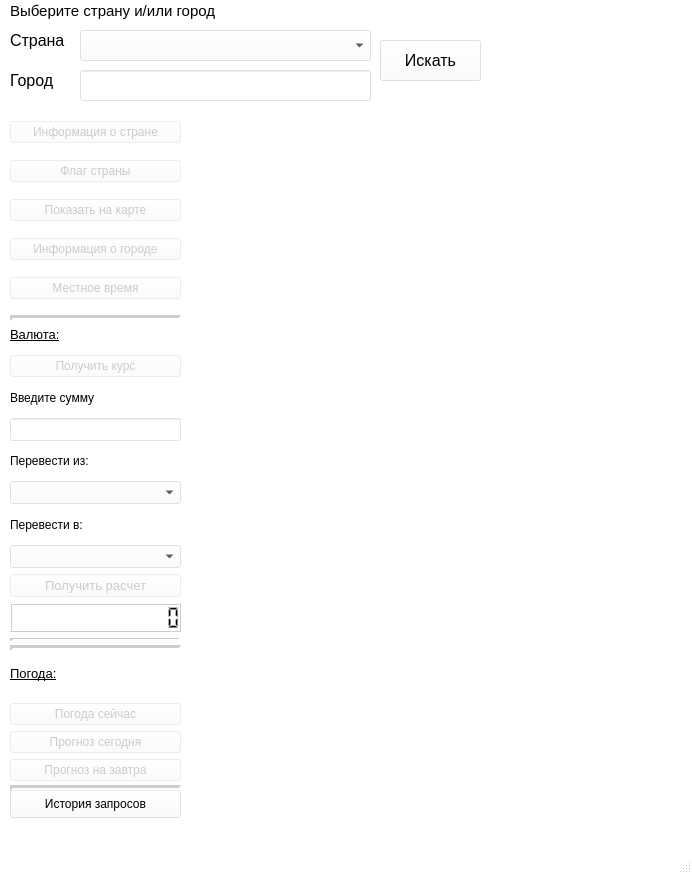
<?xml version="1.0" encoding="UTF-8"?>
<ui version="4.0">
 <class>MainWindow</class>
 <widget class="QMainWindow" name="MainWindow">
  <property name="geometry">
   <rect>
    <x>0</x>
    <y>0</y>
    <width>692</width>
    <height>874</height>
   </rect>
  </property>
  <property name="sizePolicy">
   <sizepolicy hsizetype="Fixed" vsizetype="Fixed">
    <horstretch>0</horstretch>
    <verstretch>0</verstretch>
   </sizepolicy>
  </property>
  <property name="minimumSize">
   <size>
    <width>692</width>
    <height>874</height>
   </size>
  </property>
  <property name="maximumSize">
   <size>
    <width>692</width>
    <height>874</height>
   </size>
  </property>
  <property name="palette">
   <palette>
    <active>
     <colorrole role="WindowText">
      <brush brushstyle="SolidPattern">
       <color alpha="255">
        <red>0</red>
        <green>0</green>
        <blue>0</blue>
       </color>
      </brush>
     </colorrole>
     <colorrole role="Button">
      <brush brushstyle="SolidPattern">
       <color alpha="100">
        <red>255</red>
        <green>255</green>
        <blue>255</blue>
       </color>
      </brush>
     </colorrole>
     <colorrole role="Light">
      <brush brushstyle="SolidPattern">
       <color alpha="100">
        <red>255</red>
        <green>255</green>
        <blue>255</blue>
       </color>
      </brush>
     </colorrole>
     <colorrole role="Midlight">
      <brush brushstyle="SolidPattern">
       <color alpha="100">
        <red>255</red>
        <green>255</green>
        <blue>255</blue>
       </color>
      </brush>
     </colorrole>
     <colorrole role="Dark">
      <brush brushstyle="SolidPattern">
       <color alpha="100">
        <red>127</red>
        <green>127</green>
        <blue>127</blue>
       </color>
      </brush>
     </colorrole>
     <colorrole role="Mid">
      <brush brushstyle="SolidPattern">
       <color alpha="100">
        <red>170</red>
        <green>170</green>
        <blue>170</blue>
       </color>
      </brush>
     </colorrole>
     <colorrole role="Text">
      <brush brushstyle="SolidPattern">
       <color alpha="255">
        <red>0</red>
        <green>0</green>
        <blue>0</blue>
       </color>
      </brush>
     </colorrole>
     <colorrole role="BrightText">
      <brush brushstyle="SolidPattern">
       <color alpha="255">
        <red>255</red>
        <green>255</green>
        <blue>255</blue>
       </color>
      </brush>
     </colorrole>
     <colorrole role="ButtonText">
      <brush brushstyle="SolidPattern">
       <color alpha="255">
        <red>0</red>
        <green>0</green>
        <blue>0</blue>
       </color>
      </brush>
     </colorrole>
     <colorrole role="Base">
      <brush brushstyle="SolidPattern">
       <color alpha="255">
        <red>255</red>
        <green>255</green>
        <blue>255</blue>
       </color>
      </brush>
     </colorrole>
     <colorrole role="Window">
      <brush brushstyle="SolidPattern">
       <color alpha="100">
        <red>255</red>
        <green>255</green>
        <blue>255</blue>
       </color>
      </brush>
     </colorrole>
     <colorrole role="Shadow">
      <brush brushstyle="SolidPattern">
       <color alpha="255">
        <red>0</red>
        <green>0</green>
        <blue>0</blue>
       </color>
      </brush>
     </colorrole>
     <colorrole role="AlternateBase">
      <brush brushstyle="SolidPattern">
       <color alpha="177">
        <red>255</red>
        <green>255</green>
        <blue>255</blue>
       </color>
      </brush>
     </colorrole>
     <colorrole role="ToolTipBase">
      <brush brushstyle="SolidPattern">
       <color alpha="255">
        <red>255</red>
        <green>255</green>
        <blue>220</blue>
       </color>
      </brush>
     </colorrole>
     <colorrole role="ToolTipText">
      <brush brushstyle="SolidPattern">
       <color alpha="255">
        <red>0</red>
        <green>0</green>
        <blue>0</blue>
       </color>
      </brush>
     </colorrole>
    </active>
    <inactive>
     <colorrole role="WindowText">
      <brush brushstyle="SolidPattern">
       <color alpha="255">
        <red>0</red>
        <green>0</green>
        <blue>0</blue>
       </color>
      </brush>
     </colorrole>
     <colorrole role="Button">
      <brush brushstyle="SolidPattern">
       <color alpha="100">
        <red>255</red>
        <green>255</green>
        <blue>255</blue>
       </color>
      </brush>
     </colorrole>
     <colorrole role="Light">
      <brush brushstyle="SolidPattern">
       <color alpha="100">
        <red>255</red>
        <green>255</green>
        <blue>255</blue>
       </color>
      </brush>
     </colorrole>
     <colorrole role="Midlight">
      <brush brushstyle="SolidPattern">
       <color alpha="100">
        <red>255</red>
        <green>255</green>
        <blue>255</blue>
       </color>
      </brush>
     </colorrole>
     <colorrole role="Dark">
      <brush brushstyle="SolidPattern">
       <color alpha="100">
        <red>127</red>
        <green>127</green>
        <blue>127</blue>
       </color>
      </brush>
     </colorrole>
     <colorrole role="Mid">
      <brush brushstyle="SolidPattern">
       <color alpha="100">
        <red>170</red>
        <green>170</green>
        <blue>170</blue>
       </color>
      </brush>
     </colorrole>
     <colorrole role="Text">
      <brush brushstyle="SolidPattern">
       <color alpha="255">
        <red>0</red>
        <green>0</green>
        <blue>0</blue>
       </color>
      </brush>
     </colorrole>
     <colorrole role="BrightText">
      <brush brushstyle="SolidPattern">
       <color alpha="255">
        <red>255</red>
        <green>255</green>
        <blue>255</blue>
       </color>
      </brush>
     </colorrole>
     <colorrole role="ButtonText">
      <brush brushstyle="SolidPattern">
       <color alpha="255">
        <red>0</red>
        <green>0</green>
        <blue>0</blue>
       </color>
      </brush>
     </colorrole>
     <colorrole role="Base">
      <brush brushstyle="SolidPattern">
       <color alpha="255">
        <red>255</red>
        <green>255</green>
        <blue>255</blue>
       </color>
      </brush>
     </colorrole>
     <colorrole role="Window">
      <brush brushstyle="SolidPattern">
       <color alpha="100">
        <red>255</red>
        <green>255</green>
        <blue>255</blue>
       </color>
      </brush>
     </colorrole>
     <colorrole role="Shadow">
      <brush brushstyle="SolidPattern">
       <color alpha="255">
        <red>0</red>
        <green>0</green>
        <blue>0</blue>
       </color>
      </brush>
     </colorrole>
     <colorrole role="AlternateBase">
      <brush brushstyle="SolidPattern">
       <color alpha="177">
        <red>255</red>
        <green>255</green>
        <blue>255</blue>
       </color>
      </brush>
     </colorrole>
     <colorrole role="ToolTipBase">
      <brush brushstyle="SolidPattern">
       <color alpha="255">
        <red>255</red>
        <green>255</green>
        <blue>220</blue>
       </color>
      </brush>
     </colorrole>
     <colorrole role="ToolTipText">
      <brush brushstyle="SolidPattern">
       <color alpha="255">
        <red>0</red>
        <green>0</green>
        <blue>0</blue>
       </color>
      </brush>
     </colorrole>
    </inactive>
    <disabled>
     <colorrole role="WindowText">
      <brush brushstyle="SolidPattern">
       <color alpha="100">
        <red>127</red>
        <green>127</green>
        <blue>127</blue>
       </color>
      </brush>
     </colorrole>
     <colorrole role="Button">
      <brush brushstyle="SolidPattern">
       <color alpha="100">
        <red>255</red>
        <green>255</green>
        <blue>255</blue>
       </color>
      </brush>
     </colorrole>
     <colorrole role="Light">
      <brush brushstyle="SolidPattern">
       <color alpha="100">
        <red>255</red>
        <green>255</green>
        <blue>255</blue>
       </color>
      </brush>
     </colorrole>
     <colorrole role="Midlight">
      <brush brushstyle="SolidPattern">
       <color alpha="100">
        <red>255</red>
        <green>255</green>
        <blue>255</blue>
       </color>
      </brush>
     </colorrole>
     <colorrole role="Dark">
      <brush brushstyle="SolidPattern">
       <color alpha="100">
        <red>127</red>
        <green>127</green>
        <blue>127</blue>
       </color>
      </brush>
     </colorrole>
     <colorrole role="Mid">
      <brush brushstyle="SolidPattern">
       <color alpha="100">
        <red>170</red>
        <green>170</green>
        <blue>170</blue>
       </color>
      </brush>
     </colorrole>
     <colorrole role="Text">
      <brush brushstyle="SolidPattern">
       <color alpha="100">
        <red>127</red>
        <green>127</green>
        <blue>127</blue>
       </color>
      </brush>
     </colorrole>
     <colorrole role="BrightText">
      <brush brushstyle="SolidPattern">
       <color alpha="255">
        <red>255</red>
        <green>255</green>
        <blue>255</blue>
       </color>
      </brush>
     </colorrole>
     <colorrole role="ButtonText">
      <brush brushstyle="SolidPattern">
       <color alpha="100">
        <red>127</red>
        <green>127</green>
        <blue>127</blue>
       </color>
      </brush>
     </colorrole>
     <colorrole role="Base">
      <brush brushstyle="SolidPattern">
       <color alpha="100">
        <red>255</red>
        <green>255</green>
        <blue>255</blue>
       </color>
      </brush>
     </colorrole>
     <colorrole role="Window">
      <brush brushstyle="SolidPattern">
       <color alpha="100">
        <red>255</red>
        <green>255</green>
        <blue>255</blue>
       </color>
      </brush>
     </colorrole>
     <colorrole role="Shadow">
      <brush brushstyle="SolidPattern">
       <color alpha="255">
        <red>0</red>
        <green>0</green>
        <blue>0</blue>
       </color>
      </brush>
     </colorrole>
     <colorrole role="AlternateBase">
      <brush brushstyle="SolidPattern">
       <color alpha="100">
        <red>255</red>
        <green>255</green>
        <blue>255</blue>
       </color>
      </brush>
     </colorrole>
     <colorrole role="ToolTipBase">
      <brush brushstyle="SolidPattern">
       <color alpha="255">
        <red>255</red>
        <green>255</green>
        <blue>220</blue>
       </color>
      </brush>
     </colorrole>
     <colorrole role="ToolTipText">
      <brush brushstyle="SolidPattern">
       <color alpha="255">
        <red>0</red>
        <green>0</green>
        <blue>0</blue>
       </color>
      </brush>
     </colorrole>
    </disabled>
   </palette>
  </property>
  <property name="windowTitle">
   <string>MainWindow</string>
  </property>
  <property name="autoFillBackground">
   <bool>false</bool>
  </property>
  <property name="animated">
   <bool>false</bool>
  </property>
  <property name="documentMode">
   <bool>false</bool>
  </property>
  <property name="tabShape">
   <enum>QTabWidget::Rounded</enum>
  </property>
  <property name="dockOptions">
   <set>QMainWindow::AllowTabbedDocks</set>
  </property>
  <property name="unifiedTitleAndToolBarOnMac">
   <bool>false</bool>
  </property>
  <widget class="QWidget" name="centralwidget">
   <widget class="QLabel" name="label">
    <property name="geometry">
     <rect>
      <x>10</x>
      <y>0</y>
      <width>411</width>
      <height>21</height>
     </rect>
    </property>
    <property name="font">
     <font>
      <pointsize>11</pointsize>
     </font>
    </property>
    <property name="text">
     <string>Выберите страну и/или город</string>
    </property>
   </widget>
   <widget class="QComboBox" name="countreComboBox">
    <property name="enabled">
     <bool>true</bool>
    </property>
    <property name="geometry">
     <rect>
      <x>80</x>
      <y>30</y>
      <width>291</width>
      <height>31</height>
     </rect>
    </property>
    <property name="font">
     <font>
      <pointsize>10</pointsize>
     </font>
    </property>
   </widget>
   <widget class="QLineEdit" name="cityEntry">
    <property name="enabled">
     <bool>true</bool>
    </property>
    <property name="geometry">
     <rect>
      <x>80</x>
      <y>70</y>
      <width>291</width>
      <height>31</height>
     </rect>
    </property>
    <property name="font">
     <font>
      <pointsize>10</pointsize>
     </font>
    </property>
   </widget>
   <widget class="QPushButton" name="searchPushButton">
    <property name="enabled">
     <bool>true</bool>
    </property>
    <property name="geometry">
     <rect>
      <x>380</x>
      <y>40</y>
      <width>101</width>
      <height>41</height>
     </rect>
    </property>
    <property name="font">
     <font>
      <pointsize>12</pointsize>
     </font>
    </property>
    <property name="text">
     <string>Искать</string>
    </property>
   </widget>
   <widget class="QWidget" name="verticalLayoutWidget_2">
    <property name="geometry">
     <rect>
      <x>10</x>
      <y>110</y>
      <width>171</width>
      <height>201</height>
     </rect>
    </property>
    <layout class="QVBoxLayout" name="verticalLayout_2">
     <item>
      <widget class="QPushButton" name="countryInfo">
       <property name="enabled">
        <bool>false</bool>
       </property>
       <property name="font">
        <font>
         <pointsize>9</pointsize>
        </font>
       </property>
       <property name="text">
        <string>Информация о стране</string>
       </property>
       <attribute name="buttonGroup">
        <string notr="true">countryBGroup</string>
       </attribute>
      </widget>
     </item>
     <item>
      <widget class="QPushButton" name="flag">
       <property name="enabled">
        <bool>false</bool>
       </property>
       <property name="font">
        <font>
         <pointsize>9</pointsize>
        </font>
       </property>
       <property name="text">
        <string>Флаг страны</string>
       </property>
       <attribute name="buttonGroup">
        <string notr="true">countryBGroup</string>
       </attribute>
      </widget>
     </item>
     <item>
      <widget class="QPushButton" name="map">
       <property name="enabled">
        <bool>false</bool>
       </property>
       <property name="font">
        <font>
         <pointsize>9</pointsize>
        </font>
       </property>
       <property name="text">
        <string>Показать на карте</string>
       </property>
       <attribute name="buttonGroup">
        <string notr="true">countryBGroup</string>
       </attribute>
      </widget>
     </item>
     <item>
      <widget class="QPushButton" name="cityInfo">
       <property name="enabled">
        <bool>false</bool>
       </property>
       <property name="font">
        <font>
         <pointsize>9</pointsize>
        </font>
       </property>
       <property name="text">
        <string>Информация о городе</string>
       </property>
       <attribute name="buttonGroup">
        <string notr="true">cityBGroup</string>
       </attribute>
      </widget>
     </item>
     <item>
      <widget class="QPushButton" name="localTime">
       <property name="enabled">
        <bool>false</bool>
       </property>
       <property name="font">
        <font>
         <pointsize>9</pointsize>
        </font>
       </property>
       <property name="text">
        <string>Местное время</string>
       </property>
       <attribute name="buttonGroup">
        <string notr="true">cityBGroup</string>
       </attribute>
      </widget>
     </item>
    </layout>
   </widget>
   <widget class="QWidget" name="verticalLayoutWidget_3">
    <property name="geometry">
     <rect>
      <x>10</x>
      <y>650</y>
      <width>171</width>
      <height>131</height>
     </rect>
    </property>
    <layout class="QVBoxLayout" name="verticalLayout_3">
     <item>
      <widget class="QLabel" name="label_3">
       <property name="font">
        <font>
         <pointsize>10</pointsize>
         <underline>true</underline>
        </font>
       </property>
       <property name="text">
        <string>Погода:</string>
       </property>
      </widget>
     </item>
     <item>
      <widget class="QPushButton" name="weatherNow">
       <property name="enabled">
        <bool>false</bool>
       </property>
       <property name="font">
        <font>
         <pointsize>9</pointsize>
        </font>
       </property>
       <property name="text">
        <string>Погода сейчас</string>
       </property>
       <attribute name="buttonGroup">
        <string notr="true">cityBGroup</string>
       </attribute>
      </widget>
     </item>
     <item>
      <widget class="QPushButton" name="weatherToday">
       <property name="enabled">
        <bool>false</bool>
       </property>
       <property name="font">
        <font>
         <pointsize>9</pointsize>
        </font>
       </property>
       <property name="text">
        <string>Прогноз сегодня</string>
       </property>
       <attribute name="buttonGroup">
        <string notr="true">cityBGroup</string>
       </attribute>
      </widget>
     </item>
     <item>
      <widget class="QPushButton" name="weatherTomorrow">
       <property name="enabled">
        <bool>false</bool>
       </property>
       <property name="font">
        <font>
         <pointsize>9</pointsize>
        </font>
       </property>
       <property name="text">
        <string>Прогноз на завтра</string>
       </property>
       <attribute name="buttonGroup">
        <string notr="true">cityBGroup</string>
       </attribute>
      </widget>
     </item>
    </layout>
   </widget>
   <widget class="Line" name="line_2">
    <property name="geometry">
     <rect>
      <x>10</x>
      <y>640</y>
      <width>171</width>
      <height>16</height>
     </rect>
    </property>
    <property name="lineWidth">
     <number>3</number>
    </property>
    <property name="orientation">
     <enum>Qt::Horizontal</enum>
    </property>
   </widget>
   <widget class="QWidget" name="verticalLayoutWidget_5">
    <property name="geometry">
     <rect>
      <x>10</x>
      <y>320</y>
      <width>171</width>
      <height>321</height>
     </rect>
    </property>
    <layout class="QVBoxLayout" name="verticalLayout_5">
     <item>
      <widget class="QLabel" name="label_4">
       <property name="font">
        <font>
         <pointsize>10</pointsize>
         <underline>true</underline>
        </font>
       </property>
       <property name="text">
        <string>Валюта:</string>
       </property>
      </widget>
     </item>
     <item>
      <widget class="QPushButton" name="currency_rates">
       <property name="enabled">
        <bool>false</bool>
       </property>
       <property name="font">
        <font>
         <pointsize>9</pointsize>
        </font>
       </property>
       <property name="text">
        <string>Получить курс</string>
       </property>
       <attribute name="buttonGroup">
        <string notr="true">countryBGroup</string>
       </attribute>
      </widget>
     </item>
     <item>
      <widget class="QLabel" name="label_2">
       <property name="font">
        <font>
         <pointsize>9</pointsize>
        </font>
       </property>
       <property name="text">
        <string>Введите сумму</string>
       </property>
      </widget>
     </item>
     <item>
      <widget class="QLineEdit" name="amountEdit">
       <property name="enabled">
        <bool>true</bool>
       </property>
       <property name="font">
        <font>
         <pointsize>10</pointsize>
        </font>
       </property>
      </widget>
     </item>
     <item>
      <widget class="QLabel" name="label_5">
       <property name="font">
        <font>
         <pointsize>9</pointsize>
        </font>
       </property>
       <property name="text">
        <string>Перевести из:</string>
       </property>
      </widget>
     </item>
     <item>
      <widget class="QComboBox" name="baseCB">
       <property name="font">
        <font>
         <pointsize>10</pointsize>
        </font>
       </property>
      </widget>
     </item>
     <item>
      <widget class="QLabel" name="label_6">
       <property name="font">
        <font>
         <pointsize>9</pointsize>
        </font>
       </property>
       <property name="text">
        <string>Перевести в:</string>
       </property>
      </widget>
     </item>
     <item>
      <widget class="QComboBox" name="targetCB">
       <property name="font">
        <font>
         <pointsize>10</pointsize>
        </font>
       </property>
      </widget>
     </item>
     <item>
      <widget class="QPushButton" name="calculatePB">
       <property name="enabled">
        <bool>false</bool>
       </property>
       <property name="font">
        <font>
         <pointsize>10</pointsize>
        </font>
       </property>
       <property name="text">
        <string>Получить расчет</string>
       </property>
       <attribute name="buttonGroup">
        <string notr="true">countryBGroup</string>
       </attribute>
      </widget>
     </item>
     <item>
      <widget class="QLCDNumber" name="AmountLcd">
       <property name="sizePolicy">
        <sizepolicy hsizetype="Minimum" vsizetype="Preferred">
         <horstretch>0</horstretch>
         <verstretch>0</verstretch>
        </sizepolicy>
       </property>
       <property name="font">
        <font>
         <pointsize>10</pointsize>
        </font>
       </property>
       <property name="digitCount">
        <number>14</number>
       </property>
       <property name="value" stdset="0">
        <double>0.000000000000000</double>
       </property>
       <property name="intValue" stdset="0">
        <number>0</number>
       </property>
      </widget>
     </item>
     <item>
      <widget class="Line" name="line">
       <property name="lineWidth">
        <number>3</number>
       </property>
       <property name="orientation">
        <enum>Qt::Horizontal</enum>
       </property>
      </widget>
     </item>
    </layout>
   </widget>
   <widget class="QLabel" name="flag_label">
    <property name="geometry">
     <rect>
      <x>490</x>
      <y>20</y>
      <width>181</width>
      <height>121</height>
     </rect>
    </property>
    <property name="font">
     <font>
      <pointsize>10</pointsize>
     </font>
    </property>
    <property name="text">
     <string/>
    </property>
   </widget>
   <widget class="QLabel" name="clock_label">
    <property name="geometry">
     <rect>
      <x>290</x>
      <y>110</y>
      <width>181</width>
      <height>51</height>
     </rect>
    </property>
    <property name="font">
     <font>
      <family>Segoe UI Symbol</family>
      <pointsize>28</pointsize>
      <weight>50</weight>
      <bold>false</bold>
     </font>
    </property>
    <property name="text">
     <string/>
    </property>
   </widget>
   <widget class="QTableWidget" name="tableWidget">
    <property name="enabled">
     <bool>true</bool>
    </property>
    <property name="geometry">
     <rect>
      <x>190</x>
      <y>320</y>
      <width>491</width>
      <height>281</height>
     </rect>
    </property>
    <property name="styleSheet">
     <string notr="true">border-color: rgb(255, 255, 255);
background-color: rgba(255, 255, 255, 80)</string>
    </property>
    <property name="frameShape">
     <enum>QFrame::NoFrame</enum>
    </property>
   </widget>
   <widget class="QPushButton" name="history">
    <property name="enabled">
     <bool>true</bool>
    </property>
    <property name="geometry">
     <rect>
      <x>10</x>
      <y>790</y>
      <width>171</width>
      <height>28</height>
     </rect>
    </property>
    <property name="font">
     <font>
      <pointsize>9</pointsize>
     </font>
    </property>
    <property name="text">
     <string>История запросов</string>
    </property>
   </widget>
   <widget class="Line" name="line_4">
    <property name="geometry">
     <rect>
      <x>10</x>
      <y>780</y>
      <width>171</width>
      <height>16</height>
     </rect>
    </property>
    <property name="lineWidth">
     <number>3</number>
    </property>
    <property name="orientation">
     <enum>Qt::Horizontal</enum>
    </property>
   </widget>
   <widget class="QLabel" name="label_7">
    <property name="geometry">
     <rect>
      <x>10</x>
      <y>30</y>
      <width>81</width>
      <height>21</height>
     </rect>
    </property>
    <property name="font">
     <font>
      <pointsize>12</pointsize>
     </font>
    </property>
    <property name="text">
     <string>Страна</string>
    </property>
   </widget>
   <widget class="QLabel" name="label_8">
    <property name="geometry">
     <rect>
      <x>10</x>
      <y>70</y>
      <width>61</width>
      <height>21</height>
     </rect>
    </property>
    <property name="font">
     <font>
      <pointsize>12</pointsize>
     </font>
    </property>
    <property name="text">
     <string>Город</string>
    </property>
   </widget>
   <widget class="Line" name="line_3">
    <property name="geometry">
     <rect>
      <x>10</x>
      <y>310</y>
      <width>171</width>
      <height>16</height>
     </rect>
    </property>
    <property name="lineWidth">
     <number>3</number>
    </property>
    <property name="orientation">
     <enum>Qt::Horizontal</enum>
    </property>
   </widget>
   <widget class="QTextBrowser" name="textBrowser">
    <property name="geometry">
     <rect>
      <x>190</x>
      <y>160</y>
      <width>491</width>
      <height>151</height>
     </rect>
    </property>
    <property name="font">
     <font>
      <pointsize>10</pointsize>
     </font>
    </property>
    <property name="autoFillBackground">
     <bool>false</bool>
    </property>
    <property name="styleSheet">
     <string notr="true">background-color: rgba(255, 255, 255, 80)
</string>
    </property>
    <property name="frameShape">
     <enum>QFrame::NoFrame</enum>
    </property>
    <property name="html">
     <string notr="true">&lt;!DOCTYPE HTML PUBLIC &quot;-//W3C//DTD HTML 4.0//EN&quot; &quot;http://www.w3.org/TR/REC-html40/strict.dtd&quot;&gt;
&lt;html&gt;&lt;head&gt;&lt;meta name=&quot;qrichtext&quot; content=&quot;1&quot; /&gt;&lt;style type=&quot;text/css&quot;&gt;
p, li { white-space: pre-wrap; }
&lt;/style&gt;&lt;/head&gt;&lt;body style=&quot; font-family:'MS Shell Dlg 2'; font-size:10pt; font-weight:400; font-style:normal;&quot;&gt;
&lt;p style=&quot;-qt-paragraph-type:empty; margin-top:0px; margin-bottom:0px; margin-left:0px; margin-right:0px; -qt-block-indent:0; text-indent:0px; font-size:7.8pt;&quot;&gt;&lt;br /&gt;&lt;/p&gt;&lt;/body&gt;&lt;/html&gt;</string>
    </property>
    <property name="openLinks">
     <bool>false</bool>
    </property>
   </widget>
   <widget class="PlotWidget" name="widget" native="true">
    <property name="geometry">
     <rect>
      <x>190</x>
      <y>610</y>
      <width>491</width>
      <height>211</height>
     </rect>
    </property>
    <property name="styleSheet">
     <string notr="true">background-color: rgba(255, 255, 255, 80)</string>
    </property>
   </widget>
  </widget>
  <widget class="QMenuBar" name="menubar">
   <property name="geometry">
    <rect>
     <x>0</x>
     <y>0</y>
     <width>692</width>
     <height>26</height>
    </rect>
   </property>
  </widget>
  <widget class="QStatusBar" name="statusbar"/>
 </widget>
 <customwidgets>
  <customwidget>
   <class>PlotWidget</class>
   <extends>QWidget</extends>
   <header>pyqtgraph</header>
   <container>1</container>
  </customwidget>
 </customwidgets>
 <resources/>
 <connections/>
 <buttongroups>
  <buttongroup name="countryBGroup"/>
  <buttongroup name="cityBGroup"/>
 </buttongroups>
</ui>
